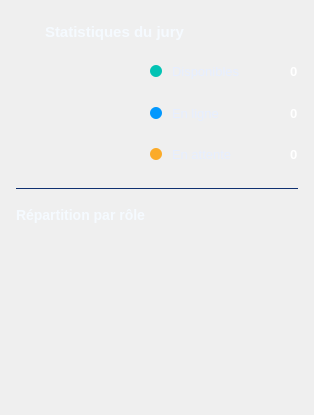
                      <widget class="QFrame" name="cardStats">
                       <property name="minimumSize">
                        <size>
                         <width>0</width>
                         <height>415</height>
                        </size>
                       </property>
                       <property name="maximumSize">
                        <size>
                         <width>16777215</width>
                         <height>415</height>
                        </size>
                       </property>
                       <property name="styleSheet">
                        <string notr="true">QFrame#cardStats { background-color: #011844; border: 1px solid #0F3070; border-radius: 10px; }</string>
                       </property>
                       <layout class="QVBoxLayout" name="cardStatsVLayout">
                        <property name="spacing">
                         <number>0</number>
                        </property>
                        <property name="leftMargin">
                         <number>16</number>
                        </property>
                        <property name="topMargin">
                         <number>22</number>
                        </property>
                        <property name="rightMargin">
                         <number>16</number>
                        </property>
                        <property name="bottomMargin">
                         <number>16</number>
                        </property>
                        <item>
                         <layout class="QHBoxLayout" name="statsRow">
                          <property name="spacing">
                           <number>9</number>
                          </property>
                          <property name="leftMargin">
                           <number>0</number>
                          </property>
                          <property name="topMargin">
                           <number>0</number>
                          </property>
                          <property name="rightMargin">
                           <number>0</number>
                          </property>
                          <property name="bottomMargin">
                           <number>0</number>
                          </property>
                          <item>
                           <widget class="QLabel" name="statsIcon">
                            <property name="minimumSize">
                             <size>
                              <width>20</width>
                              <height>20</height>
                             </size>
                            </property>
                            <property name="maximumSize">
                             <size>
                              <width>20</width>
                              <height>20</height>
                             </size>
                            </property>
                            <property name="text">
                             <string />
                            </property>
                            <property name="pixmap">
                             <pixmap resource="resources.qrc">:/img/card_chart.png</pixmap>
                            </property>
                            <property name="scaledContents">
                             <bool>true</bool>
                            </property>
                            <property name="styleSheet">
                             <string notr="true">background: transparent; border: none;</string>
                            </property>
                           </widget>
                          </item>
                          <item>
                           <widget class="QLabel" name="statsTitle">
                            <property name="styleSheet">
                             <string notr="true">color: #F5FAFF; font-size: 15px; font-weight: bold; background: transparent; border: none;</string>
                            </property>
                            <property name="text">
                             <string>Statistiques du jury</string>
                            </property>
                           </widget>
                          </item>
                          <item>
                           <spacer name="statsSp">
                            <property name="orientation">
                             <enum>Qt::Horizontal</enum>
                            </property>
                            <property name="sizeHint" stdset="0">
                             <size>
                              <width>40</width>
                              <height>20</height>
                             </size>
                            </property>
                           </spacer>
                          </item>
                         </layout>
                        </item>
                        <item>
                         <spacer name="sp1">
                          <property name="orientation">
                           <enum>Qt::Vertical</enum>
                          </property>
                          <property name="sizeType">
                           <enum>QSizePolicy::Fixed</enum>
                          </property>
                          <property name="sizeHint" stdset="0">
                           <size>
                            <width>20</width>
                            <height>16</height>
                           </size>
                          </property>
                         </spacer>
                        </item>
                        <item>
                         <layout class="QHBoxLayout" name="donutRowHLayout">
                          <property name="spacing">
                           <number>16</number>
                          </property>
                          <property name="leftMargin">
                           <number>8</number>
                          </property>
                          <property name="topMargin">
                           <number>0</number>
                          </property>
                          <property name="rightMargin">
                           <number>0</number>
                          </property>
                          <property name="bottomMargin">
                           <number>0</number>
                          </property>
                          <item alignment="Qt::AlignVCenter">
                           <widget class="QWidget" name="widgetDonutContainer">
                            <property name="minimumSize">
                             <size>
                              <width>110</width>
                              <height>110</height>
                             </size>
                            </property>
                            <property name="maximumSize">
                             <size>
                              <width>110</width>
                              <height>110</height>
                             </size>
                            </property>
                            <property name="styleSheet">
                             <string notr="true">background: transparent; border: none;</string>
                            </property>
                            <layout class="QVBoxLayout" name="innerDonutLayout">
                             <property name="spacing">
                              <number>0</number>
                             </property>
                             <property name="leftMargin">
                              <number>0</number>
                             </property>
                             <property name="topMargin">
                              <number>0</number>
                             </property>
                             <property name="rightMargin">
                              <number>0</number>
                             </property>
                             <property name="bottomMargin">
                              <number>0</number>
                             </property>
                            </layout>
                           </widget>
                          </item>
                          <item>
                           <layout class="QVBoxLayout" name="legendVLayout">
                            <property name="spacing">
                             <number>14</number>
                            </property>
                            <property name="leftMargin">
                             <number>0</number>
                            </property>
                            <property name="topMargin">
                             <number>0</number>
                            </property>
                            <property name="rightMargin">
                             <number>0</number>
                            </property>
                            <property name="bottomMargin">
                             <number>0</number>
                            </property>
                            <item>
                             <layout class="QHBoxLayout" name="legDispoRow">
                              <property name="spacing">
                               <number>10</number>
                              </property>
                              <property name="leftMargin">
                               <number>0</number>
                              </property>
                              <property name="topMargin">
                               <number>0</number>
                              </property>
                              <property name="rightMargin">
                               <number>0</number>
                              </property>
                              <property name="bottomMargin">
                               <number>0</number>
                              </property>
                              <item>
                               <widget class="QLabel" name="lblDotDispo">
                                <property name="minimumSize">
                                 <size>
                                  <width>12</width>
                                  <height>12</height>
                                 </size>
                                </property>
                                <property name="maximumSize">
                                 <size>
                                  <width>12</width>
                                  <height>12</height>
                                 </size>
                                </property>
                                <property name="styleSheet">
                                 <string notr="true">background-color: #02C3B4; border-radius: 6px; border: none;</string>
                                </property>
                                <property name="text">
                                 <string />
                                </property>
                               </widget>
                              </item>
                              <item>
                               <widget class="QLabel" name="lblLegDispo">
                                <property name="styleSheet">
                                 <string notr="true">color: #E6EEFF; font-size: 13px; background: transparent; border: none;</string>
                                </property>
                                <property name="text">
                                 <string>Disponibles</string>
                                </property>
                               </widget>
                              </item>
                              <item>
                               <spacer name="legSpDispo">
                                <property name="orientation">
                                 <enum>Qt::Horizontal</enum>
                                </property>
                                <property name="sizeHint" stdset="0">
                                 <size>
                                  <width>40</width>
                                  <height>20</height>
                                 </size>
                                </property>
                               </spacer>
                              </item>
                              <item>
                               <widget class="QLabel" name="lblValDispo">
                                <property name="styleSheet">
                                 <string notr="true">color: #FFFFFF; font-size: 13px; font-weight: bold; background: transparent; border: none;</string>
                                </property>
                                <property name="text">
                                 <string>0</string>
                                </property>
                               </widget>
                              </item>
                             </layout>
                            </item>
                            <item>
                             <layout class="QHBoxLayout" name="legLigneRow">
                              <property name="spacing">
                               <number>10</number>
                              </property>
                              <property name="leftMargin">
                               <number>0</number>
                              </property>
                              <property name="topMargin">
                               <number>0</number>
                              </property>
                              <property name="rightMargin">
                               <number>0</number>
                              </property>
                              <property name="bottomMargin">
                               <number>0</number>
                              </property>
                              <item>
                               <widget class="QLabel" name="lblDotLigne">
                                <property name="minimumSize">
                                 <size>
                                  <width>12</width>
                                  <height>12</height>
                                 </size>
                                </property>
                                <property name="maximumSize">
                                 <size>
                                  <width>12</width>
                                  <height>12</height>
                                 </size>
                                </property>
                                <property name="styleSheet">
                                 <string notr="true">background-color: #0298FE; border-radius: 6px; border: none;</string>
                                </property>
                                <property name="text">
                                 <string />
                                </property>
                               </widget>
                              </item>
                              <item>
                               <widget class="QLabel" name="lblLegLigne">
                                <property name="styleSheet">
                                 <string notr="true">color: #E6EEFF; font-size: 13px; background: transparent; border: none;</string>
                                </property>
                                <property name="text">
                                 <string>En ligne</string>
                                </property>
                               </widget>
                              </item>
                              <item>
                               <spacer name="legSpLigne">
                                <property name="orientation">
                                 <enum>Qt::Horizontal</enum>
                                </property>
                                <property name="sizeHint" stdset="0">
                                 <size>
                                  <width>40</width>
                                  <height>20</height>
                                 </size>
                                </property>
                               </spacer>
                              </item>
                              <item>
                               <widget class="QLabel" name="lblValLigne">
                                <property name="styleSheet">
                                 <string notr="true">color: #FFFFFF; font-size: 13px; font-weight: bold; background: transparent; border: none;</string>
                                </property>
                                <property name="text">
                                 <string>0</string>
                                </property>
                               </widget>
                              </item>
                             </layout>
                            </item>
                            <item>
                             <layout class="QHBoxLayout" name="legAttenteRow">
                              <property name="spacing">
                               <number>10</number>
                              </property>
                              <property name="leftMargin">
                               <number>0</number>
                              </property>
                              <property name="topMargin">
                               <number>0</number>
                              </property>
                              <property name="rightMargin">
                               <number>0</number>
                              </property>
                              <property name="bottomMargin">
                               <number>0</number>
                              </property>
                              <item>
                               <widget class="QLabel" name="lblDotAttente">
                                <property name="minimumSize">
                                 <size>
                                  <width>12</width>
                                  <height>12</height>
                                 </size>
                                </property>
                                <property name="maximumSize">
                                 <size>
                                  <width>12</width>
                                  <height>12</height>
                                 </size>
                                </property>
                                <property name="styleSheet">
                                 <string notr="true">background-color: #FBAB29; border-radius: 6px; border: none;</string>
                                </property>
                                <property name="text">
                                 <string />
                                </property>
                               </widget>
                              </item>
                              <item>
                               <widget class="QLabel" name="lblLegAttente">
                                <property name="styleSheet">
                                 <string notr="true">color: #E6EEFF; font-size: 13px; background: transparent; border: none;</string>
                                </property>
                                <property name="text">
                                 <string>En attente</string>
                                </property>
                               </widget>
                              </item>
                              <item>
                               <spacer name="legSpAttente">
                                <property name="orientation">
                                 <enum>Qt::Horizontal</enum>
                                </property>
                                <property name="sizeHint" stdset="0">
                                 <size>
                                  <width>40</width>
                                  <height>20</height>
                                 </size>
                                </property>
                               </spacer>
                              </item>
                              <item>
                               <widget class="QLabel" name="lblValAttente">
                                <property name="styleSheet">
                                 <string notr="true">color: #FFFFFF; font-size: 13px; font-weight: bold; background: transparent; border: none;</string>
                                </property>
                                <property name="text">
                                 <string>0</string>
                                </property>
                               </widget>
                              </item>
                             </layout>
                            </item>
                           </layout>
                          </item>
                         </layout>
                        </item>
                        <item>
                         <spacer name="sp2">
                          <property name="orientation">
                           <enum>Qt::Vertical</enum>
                          </property>
                          <property name="sizeType">
                           <enum>QSizePolicy::Fixed</enum>
                          </property>
                          <property name="sizeHint" stdset="0">
                           <size>
                            <width>20</width>
                            <height>20</height>
                           </size>
                          </property>
                         </spacer>
                        </item>
                        <item>
                         <widget class="QFrame" name="statsDivider">
                          <property name="minimumSize">
                           <size>
                            <width>0</width>
                            <height>1</height>
                           </size>
                          </property>
                          <property name="maximumSize">
                           <size>
                            <width>16777215</width>
                            <height>1</height>
                           </size>
                          </property>
                          <property name="styleSheet">
                           <string notr="true">background-color: #0F3070; border: none; border-radius: 0px;</string>
                          </property>
                         </widget>
                        </item>
                        <item>
                         <spacer name="sp3">
                          <property name="orientation">
                           <enum>Qt::Vertical</enum>
                          </property>
                          <property name="sizeType">
                           <enum>QSizePolicy::Fixed</enum>
                          </property>
                          <property name="sizeHint" stdset="0">
                           <size>
                            <width>20</width>
                            <height>18</height>
                           </size>
                          </property>
                         </spacer>
                        </item>
                        <item>
                         <widget class="QLabel" name="lblRepartTitle">
                          <property name="styleSheet">
                           <string notr="true">color: #F5FAFF; font-size: 14px; font-weight: bold; background: transparent; border: none;</string>
                          </property>
                          <property name="text">
                           <string>Répartition par rôle</string>
                          </property>
                         </widget>
                        </item>
                        <item>
                         <spacer name="sp4">
                          <property name="orientation">
                           <enum>Qt::Vertical</enum>
                          </property>
                          <property name="sizeType">
                           <enum>QSizePolicy::Fixed</enum>
                          </property>
                          <property name="sizeHint" stdset="0">
                           <size>
                            <width>20</width>
                            <height>14</height>
                           </size>
                          </property>
                         </spacer>
                        </item>
                        <item>
                         <widget class="QWidget" name="rolesRowsWidget">
                          <property name="styleSheet">
                           <string notr="true">background: transparent; border: none;</string>
                          </property>
                          <layout class="QVBoxLayout" name="rolesRowsVLayout">
                           <property name="spacing">
                            <number>8</number>
                           </property>
                           <property name="leftMargin">
                            <number>0</number>
                           </property>
                           <property name="topMargin">
                            <number>0</number>
                           </property>
                           <property name="rightMargin">
                            <number>0</number>
                           </property>
                           <property name="bottomMargin">
                            <number>0</number>
                           </property>
                          </layout>
                         </widget>
                        </item>
                        <item>
                         <spacer name="statsSpacer">
                          <property name="orientation">
                           <enum>Qt::Vertical</enum>
                          </property>
                          <property name="sizeHint" stdset="0">
                           <size>
                            <width>20</width>
                            <height>40</height>
                           </size>
                          </property>
                         </spacer>
                        </item>
                       </layout>
                      </widget>
